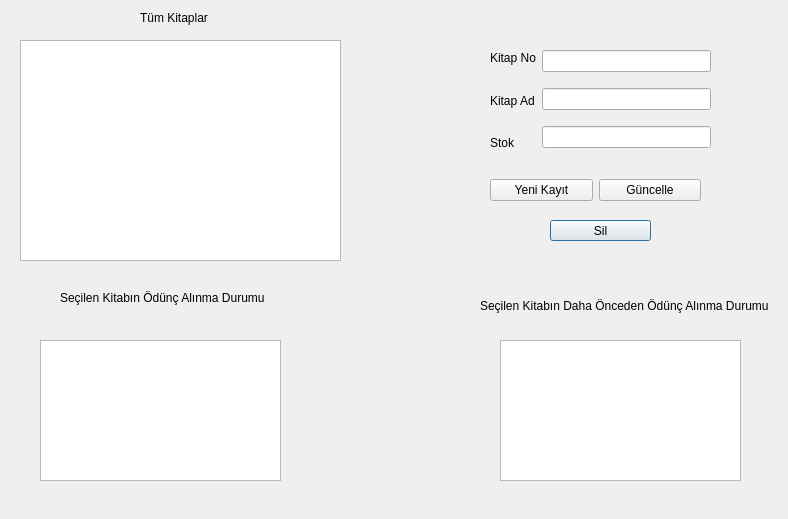
<?xml version="1.0" encoding="UTF-8"?>
<ui version="4.0">
 <class>KitapIslemleri</class>
 <widget class="QDialog" name="KitapIslemleri">
  <property name="geometry">
   <rect>
    <x>0</x>
    <y>0</y>
    <width>788</width>
    <height>519</height>
   </rect>
  </property>
  <property name="windowTitle">
   <string>Dialog</string>
  </property>
  <widget class="QTableWidget" name="data_table">
   <property name="geometry">
    <rect>
     <x>20</x>
     <y>40</y>
     <width>321</width>
     <height>221</height>
    </rect>
   </property>
  </widget>
  <widget class="QLabel" name="label">
   <property name="geometry">
    <rect>
     <x>140</x>
     <y>10</y>
     <width>71</width>
     <height>16</height>
    </rect>
   </property>
   <property name="text">
    <string>Tüm Kitaplar</string>
   </property>
  </widget>
  <widget class="QPushButton" name="btn_sil">
   <property name="geometry">
    <rect>
     <x>550</x>
     <y>220</y>
     <width>101</width>
     <height>21</height>
    </rect>
   </property>
   <property name="text">
    <string>Sil</string>
   </property>
  </widget>
  <widget class="QLabel" name="label_5">
   <property name="geometry">
    <rect>
     <x>60</x>
     <y>290</y>
     <width>221</width>
     <height>16</height>
    </rect>
   </property>
   <property name="text">
    <string>Seçilen Kitabın Ödünç Alınma Durumu</string>
   </property>
  </widget>
  <widget class="QLabel" name="label_6">
   <property name="geometry">
    <rect>
     <x>480</x>
     <y>290</y>
     <width>291</width>
     <height>31</height>
    </rect>
   </property>
   <property name="text">
    <string>Seçilen Kitabın Daha Önceden Ödünç Alınma Durumu</string>
   </property>
  </widget>
  <widget class="QTableWidget" name="table_oad">
   <property name="geometry">
    <rect>
     <x>40</x>
     <y>340</y>
     <width>241</width>
     <height>141</height>
    </rect>
   </property>
  </widget>
  <widget class="QTableWidget" name="table_doad">
   <property name="geometry">
    <rect>
     <x>500</x>
     <y>340</y>
     <width>241</width>
     <height>141</height>
    </rect>
   </property>
  </widget>
  <widget class="QWidget" name="">
   <property name="geometry">
    <rect>
     <x>490</x>
     <y>40</y>
     <width>221</width>
     <height>121</height>
    </rect>
   </property>
   <layout class="QHBoxLayout" name="horizontalLayout">
    <item>
     <layout class="QVBoxLayout" name="verticalLayout">
      <item>
       <widget class="QLabel" name="label_2">
        <property name="text">
         <string>Kitap No</string>
        </property>
       </widget>
      </item>
      <item>
       <widget class="QLabel" name="label_3">
        <property name="text">
         <string>Kitap Ad</string>
        </property>
       </widget>
      </item>
      <item>
       <widget class="QLabel" name="label_4">
        <property name="text">
         <string>Stok</string>
        </property>
       </widget>
      </item>
     </layout>
    </item>
    <item>
     <layout class="QVBoxLayout" name="verticalLayout_2">
      <item>
       <widget class="QLineEdit" name="input_no">
        <property name="readOnly">
         <bool>true</bool>
        </property>
       </widget>
      </item>
      <item>
       <widget class="QLineEdit" name="input_ad"/>
      </item>
      <item>
       <widget class="QLineEdit" name="input_stok"/>
      </item>
     </layout>
    </item>
   </layout>
  </widget>
  <widget class="QWidget" name="">
   <property name="geometry">
    <rect>
     <x>490</x>
     <y>170</y>
     <width>211</width>
     <height>41</height>
    </rect>
   </property>
   <layout class="QHBoxLayout" name="horizontalLayout_2">
    <item>
     <widget class="QPushButton" name="btn_kayit">
      <property name="text">
       <string>Yeni Kayıt</string>
      </property>
     </widget>
    </item>
    <item>
     <widget class="QPushButton" name="btn_guncelle">
      <property name="text">
       <string>Güncelle</string>
      </property>
     </widget>
    </item>
   </layout>
  </widget>
 </widget>
 <tabstops>
  <tabstop>input_no</tabstop>
  <tabstop>input_stok</tabstop>
  <tabstop>btn_guncelle</tabstop>
  <tabstop>data_table</tabstop>
  <tabstop>table_oad</tabstop>
  <tabstop>btn_kayit</tabstop>
  <tabstop>table_doad</tabstop>
  <tabstop>btn_sil</tabstop>
  <tabstop>input_ad</tabstop>
 </tabstops>
 <resources/>
 <connections/>
</ui>
